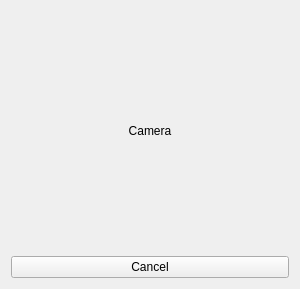
<?xml version="1.0" encoding="UTF-8"?>
<ui version="4.0">
 <class>Home_QW</class>
 <widget class="QWidget" name="Home_QW">
  <property name="geometry">
   <rect>
    <x>0</x>
    <y>0</y>
    <width>300</width>
    <height>289</height>
   </rect>
  </property>
  <property name="windowTitle">
   <string>Form</string>
  </property>
  <layout class="QGridLayout" name="gridLayout_2">
   <item row="1" column="0">
    <widget class="QPushButton" name="cancel_QPB">
     <property name="text">
      <string>Cancel</string>
     </property>
    </widget>
   </item>
   <item row="0" column="0">
    <widget class="QLabel" name="camera_QL">
     <property name="text">
      <string>Camera</string>
     </property>
     <property name="alignment">
      <set>Qt::AlignCenter</set>
     </property>
    </widget>
   </item>
  </layout>
 </widget>
 <resources/>
 <connections/>
</ui>
